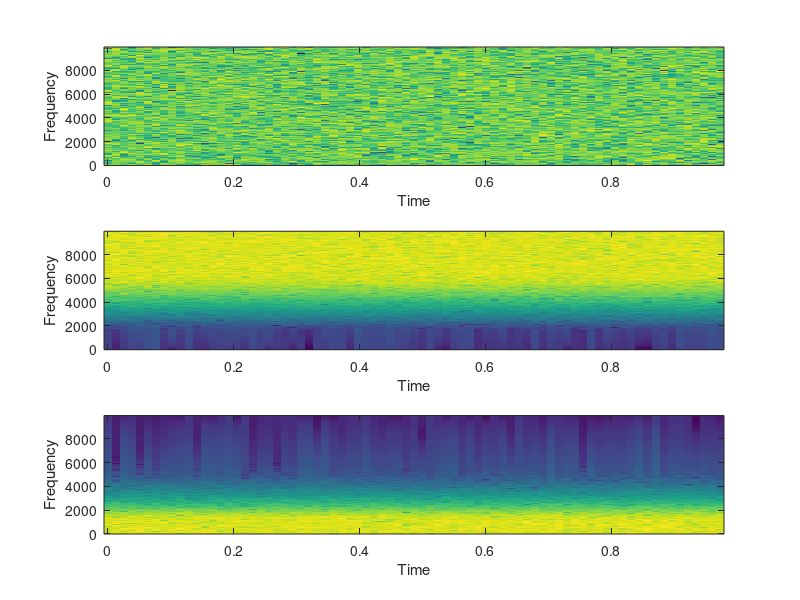

This figure's MATLAB source:
% The first step is to make a noisy signal.
% Set the length, in seconds
len = 1;
% Set the SampleRate, in Hz. and make a time series...
Fs = 20000;
tim = 1/Fs:1/Fs:len;
% Make the noise sequence using randn. The arguments are in two
% dimensional we want a 1 dimensional noisy sequence, hence the
% second dimension is '1'.
noisy=randn(length(tim),1);
% We can plot this
figure(1);
subplot(3,1,1); specgram(noisy,512,Fs);
% Now we filter, as above, and plot
order = 5;
lowcut = 1500;
highcut = 5700;
lowcut = lowcut*2/Fs;
highcut = highcut*2/Fs;
[b,a] = butter(order,lowcut,'low');
[d,c] = butter(order,highcut,'high');

% Here is where the filtering actually occurs. 'filtfilt' takes the
% filter that we made above, and applies it to the signal, in this case
% addwav.
lowfilt = filtfilt(b,a,noisy);
highfilt = filtfilt(d,c,noisy);
subplot(3,1,2); specgram(highfilt, 512, Fs);
subplot(3,1,3); specgram(lowfilt, 512, Fs);
